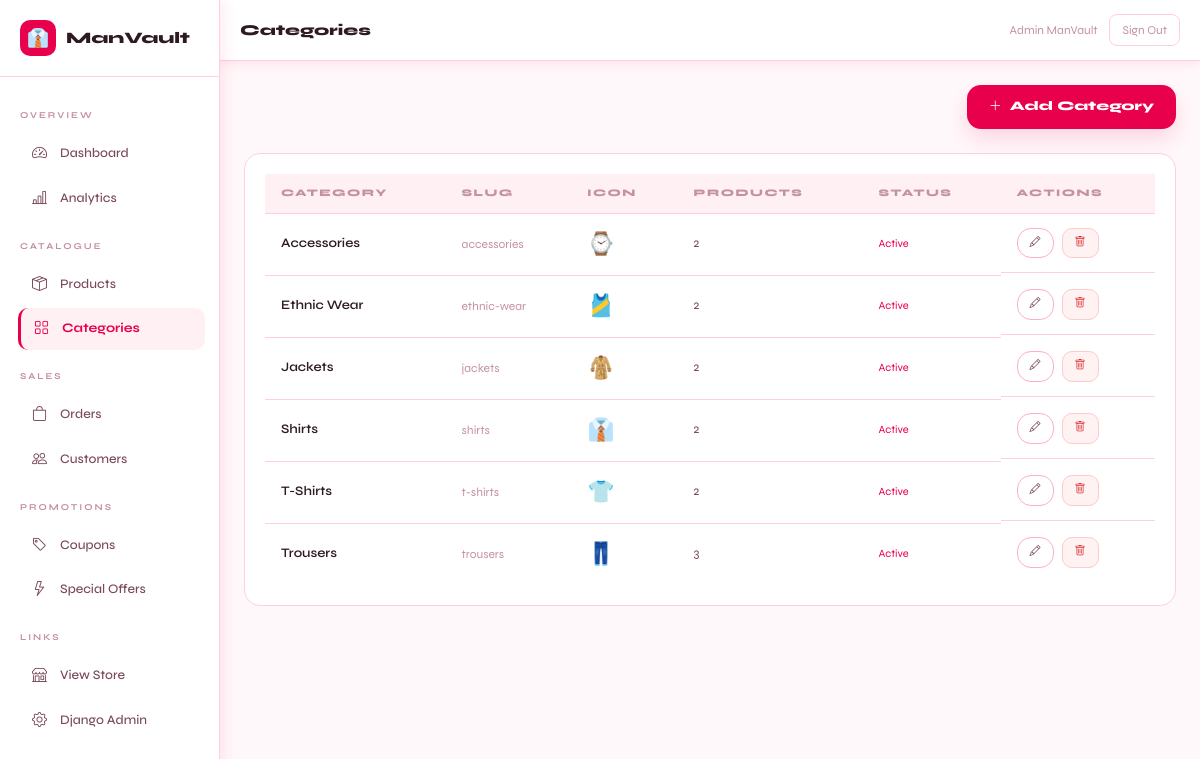
Screenshot of /dashboard/categories/ (signed in) with the database file from the repository.
### accounts/models.py (models this page shows, shortened)
class User(AbstractUser):
    phone = models.CharField(max_length=15, blank=True)
    avatar = models.ImageField(upload_to='avatars/', blank=True, null=True)
    date_of_birth = models.DateField(blank=True, null=True)
    gender = models.CharField(max_length=10, choices=[('M','Male'),('F','Female'),('O','Other')], blank=True)
    email_verified = models.BooleanField(default=False)
    is_google_account = models.BooleanField(default=False)
    loyalty_points = models.PositiveIntegerField(default=0)

### store/models.py (models this page shows, shortened)
class Category(models.Model):
    name = models.CharField(max_length=100)
    slug = models.SlugField(unique=True)
    description = models.TextField(blank=True)
    image = models.ImageField(upload_to='categories/', blank=True, null=True)
    icon = models.CharField(max_length=10, default='👕')
    is_active = models.BooleanField(default=True)
    created_at = models.DateTimeField(auto_now_add=True)
    class Meta:
        verbose_name_plural = 'Categories'
        ordering = ['name']

### dashboard/views.py (the view)
# urls.py: path('categories/', views.category_list, name='categories'),
@staff_member_required
def category_list(request):
    categories = Category.objects.annotate(product_count=Count('products'))
    return render(request, 'dashboard/categories/list.html', {'categories': categories})

### store/context_processors.py (called while the page is built)
def cart_processor(request):
    cart_count = 0
    try:
        if request.user.is_authenticated:
            cart = Cart.objects.filter(user=request.user).first()
        else:
            sk = request.session.session_key
            cart = Cart.objects.filter(session_key=sk, user=None).first() if sk else None
        if cart: cart_count = cart.item_count
    except: pass
    return {'cart_count': cart_count}

def wishlist_processor(request):
    wishlist_count = 0
    try:
        if request.user.is_authenticated:
            wl = Wishlist.objects.filter(user=request.user).first()
            if wl: wishlist_count = wl.products.count()
    except: pass
    return {'wishlist_count': wishlist_count}

def common_processor(request):
    cats_for_nav = []
    notif_count = 0
    try:
        cats_for_nav = Category.objects.filter(is_active=True)[:8]
        if request.user.is_authenticated:
            notif_count = request.user.notifications.filter(is_read=False).count()
    except: pass
    return {'cats_for_nav': cats_for_nav, 'notif_count': notif_count}

### store/models.py (called while the page is built)
    @property
    def item_count(self):
        return sum(item.quantity for item in self.items.all())

### templates/dashboard/categories/list.html
{% extends 'dashboard/base.html' %}{% block title %}Categories{% endblock %}{% block page_title %}Categories{% endblock %}
{% block content %}
<div class="d-flex justify-content-end mb-4"><a href="{% url 'dashboard:category_new' %}" class="mv-btn"><i class="bi bi-plus-lg"></i> Add Category</a></div>
<div class="stat-card">
  <div class="table-responsive">
    <table class="mv-table">
      <thead><tr><th>Category</th><th>Slug</th><th>Icon</th><th>Products</th><th>Status</th><th>Actions</th></tr></thead>
    <tbody>
      {% for cat in categories %}
      <tr>
        <td style="font-weight:600;color:var(--tx)">{{ cat.name }}</td>
        <td style="font-size:12px;color:var(--tx3)">{{ cat.slug }}</td>
        <td style="font-size:22px">{{ cat.icon }}</td>
        <td>{{ cat.product_count }}</td>
        <td><span style="font-size:11px;color:{% if cat.is_active %}var(--acc){% else %}#FF3366{% endif %}">{% if cat.is_active %}Active{% else %}Inactive{% endif %}</span></td>
        <td class="d-flex gap-2">
          <a href="{% url 'dashboard:category_edit' cat.id %}" class="mv-btn-outline" style="padding:6px 12px;font-size:11px"><i class="bi bi-pencil"></i></a>
          <a href="{% url 'dashboard:category_delete' cat.id %}" class="mv-btn-danger" style="padding:6px 12px;font-size:11px"><i class="bi bi-trash"></i></a>
        </td>
      </tr>
      {% empty %}<tr><td colspan="6" style="text-align:center;padding:40px;color:var(--tx3)">No categories</td></tr>{% endfor %}
    </tbody>
  </table>
  </div>
</div>
{% endblock %}

### templates/dashboard/base.html (shortened to what this page needs)
<!DOCTYPE html>
<html lang="en">
<head>
<link href="https://cdn.jsdelivr.net/npm/bootstrap@5.3.0/dist/css/bootstrap.min.css" rel="stylesheet"/>
<link href="https://cdn.jsdelivr.net/npm/bootstrap-icons@1.11.0/font/bootstrap-icons.css" rel="stylesheet"/>
</head>
<body>
<div class="sidebar">
  <div class="sidebar-logo">
    <div class="icon">👔</div>
    <span>ManVault</span>
  </div>
  <div style="padding:12px 8px;flex:1">
    <div class="sidebar-section">Overview</div>
    <a href="{% url 'dashboard:home' %}" class="{% if request.resolver_match.url_name == 'home' %}active{% endif %}">
      <i class="bi bi-speedometer2"></i> Dashboard
    </a>
    <a href="{% url 'dashboard:analytics' %}" class="{% if request.resolver_match.url_name == 'analytics' %}active{% endif %}">
      <i class="bi bi-bar-chart-line"></i> Analytics
    </a>
    <div class="sidebar-section">Catalogue</div>
    <a href="{% url 'dashboard:products' %}" class="{% if 'product' in request.resolver_match.url_name %}active{% endif %}">
      <i class="bi bi-box-seam"></i> Products
    </a>
    <a href="{% url 'dashboard:categories' %}" class="{% if 'categor' in request.resolver_match.url_name %}active{% endif %}">
      <i class="bi bi-grid"></i> Categories
    </a>
    <div class="sidebar-section">Sales</div>
    <a href="{% url 'dashboard:orders' %}" class="{% if 'order' in request.resolver_match.url_name %}active{% endif %}">
      <i class="bi bi-bag"></i> Orders
    </a>
    <a href="{% url 'dashboard:customers' %}" class="{% if 'customer' in request.resolver_match.url_name %}active{% endif %}">
      <i class="bi bi-people"></i> Customers
    </a>
    <div class="sidebar-section">Promotions</div>
    <a href="{% url 'dashboard:coupons' %}" class="{% if 'coupon' in request.resolver_match.url_name %}active{% endif %}">
      <i class="bi bi-tag"></i> Coupons
    </a>
    <a href="{% url 'dashboard:offers' %}" class="{% if 'offer' in request.resolver_match.url_name %}active{% endif %}">
      <i class="bi bi-lightning"></i> Special Offers
    </a>
    <div class="sidebar-section">Links</div>
    <a href="{% url 'store:home' %}" target="_blank"><i class="bi bi-shop"></i> View Store</a>
    <a href="/admin/"><i class="bi bi-gear"></i> Django Admin</a>
  </div>
</div>
<div class="main">
  <div class="top-bar">
    <div class="top-bar-title">{% block page_title %}Dashboard{% endblock %}</div>
    <div style="display:flex;align-items:center;gap:12px">
      <div style="font-size:12px;color:var(--tx3)">{{ request.user.get_full_name|default:request.user.username }}</div>
      <a href="{% url 'accounts:logout' %}"
         style="font-size:12px;color:var(--tx3);border:1.5px solid var(--brd2);
                border-radius:8px;padding:6px 12px;transition:all .2s"
         onmouseover="this.style.borderColor='var(--acc)';this.style.color='var(--acc)'"
         onmouseout="this.style.borderColor='var(--brd2)';this.style.color='var(--tx3)'">
        Sign Out
      </a>
    </div>
  </div>
  <div class="content">
    {% block content %}{% endblock %}
  </div>
</div>
</body>
</html>

### templates/dashboard/base.html (style rules this page uses)
:root { --acc:#E8004D; --acc2:#FF2D6B; --acctx:#fff; --bg:#FFF8FA; --bg2:#FFFFFF; --bg3:#FFF0F4; --brd:#FFADC8; --brd2:#FFCFDF; --tx:#2D1A22; --tx2:#7A4A5A; --tx3:#C4929F; --shadow:rgba(232,0,77,.10); }
* { box-sizing:border-box;margin:0;padding:0 }
body { font-family:'Syne',sans-serif;background:var(--bg);color:var(--tx);display:flex;min-height:100vh }
a { color:inherit;text-decoration:none }
.sidebar { width:240px;background:var(--bg2);border-right:1.5px solid var(--brd2); display:flex;flex-direction:column;position:fixed;height:100vh; overflow-y:auto;z-index:100;box-shadow:2px 0 16px var(--shadow); }
.sidebar-logo { padding:20px;border-bottom:1.5px solid var(--brd2); display:flex;align-items:center;gap:10px; }
.sidebar-logo .icon { width:36px;height:36px;background:var(--acc);border-radius:10px; display:flex;align-items:center;justify-content:center;font-size:18px;color:#fff; }
.sidebar-logo span { font-size:16px;font-weight:800;color:var(--tx) }
.sidebar-section { padding:8px 12px;font-size:9px;letter-spacing:2px;text-transform:uppercase; color:var(--tx3);margin-top:12px;font-weight:700; }
.sidebar a { display:flex;align-items:center;gap:10px;padding:10px 16px; margin:2px 8px;border-radius:10px;font-size:13px;color:var(--tx2); transition:all .15s;font-weight:500; }
.sidebar a:hover,.sidebar a.active { background:var(--bg3);color:var(--acc);transform:translateX(2px); }
.sidebar a.active { font-weight:700;border-left:3px solid var(--acc);padding-left:13px }
.sidebar a i { font-size:15px;width:18px }
.main { margin-left:240px;flex:1;min-height:100vh;display:flex;flex-direction:column }
.top-bar { background:var(--bg2);border-bottom:1.5px solid var(--brd2); padding:14px 28px;display:flex;align-items:center;justify-content:space-between; position:sticky;top:0;z-index:50;box-shadow:0 2px 12px var(--shadow); }
.top-bar-title { font-size:15px;font-weight:800;color:var(--tx) }
.content { padding:28px;flex:1 }
.mv-btn { background:var(--acc);color:var(--acctx);border:none;border-radius:14px; padding:12px 22px;font-weight:800;cursor:pointer;font-size:13px; display:inline-flex;align-items:center;gap:8px;transition:transform .18s,box-shadow .18s,background .18s; box-shadow:0 10px 22px rgba(232,0,77,.14); }
.mv-btn-outline { background:transparent;color:var(--tx2);border:1.5px solid var(--brd); border-radius:14px;padding:10px 20px;font-size:13px;cursor:pointer; display:inline-flex;align-items:center;gap:8px;transition:all .2s; }
.mv-btn-danger { background:#FEF2F2;color:#DC2626;border:1.5px solid #FECACA; border-radius:10px;padding:9px 18px;font-size:13px;cursor:pointer; display:inline-flex;align-items:center;gap:6px;transition:all .2s; }
.stat-card { background:var(--bg2);border:1.5px solid var(--brd2);border-radius:16px;padding:20px; transition:box-shadow .2s; }
.table-responsive { overflow-x:auto; }
.mv-table { width:100%;min-width:720px;border-collapse:collapse;font-size:13px }
.mv-table th { padding:12px 16px;background:var(--bg3);color:var(--tx3); font-size:10px;letter-spacing:1.5px;text-transform:uppercase; border-bottom:1.5px solid var(--brd2);text-align:left;font-weight:800; white-space:nowrap; }
.mv-table td { padding:14px 16px;border-bottom:1px solid var(--brd2);color:var(--tx2);white-space:nowrap }
.mv-table tr:last-child td { border-bottom:none }
@media (max-width:1200px) { .sidebar { width:220px } }
@media (max-width:1200px) { .main { margin-left:220px } }
@media (max-width:1200px) { .top-bar { padding:14px 20px } }
@media (max-width:1200px) { .content { padding:24px } }

### rows the page displays
User: user.get_full_name "Admin ManVault"
Category: name "Accessories", slug "accessories", icon "⌚", product_count "2", is_active "Active"
Category: name "Ethnic Wear", slug "ethnic-wear", icon "🎽", product_count "2", is_active "Active"
Category: name "Jackets", slug "jackets", icon "🧥", product_count "2", is_active "Active"
Category: name "Shirts", slug "shirts", icon "👔", product_count "2", is_active "Active"
Category: name "T-Shirts", slug "t-shirts", icon "👕", product_count "2", is_active "Active"
Category: name "Trousers", slug "trousers", icon "👖", product_count "3", is_active "Active"
